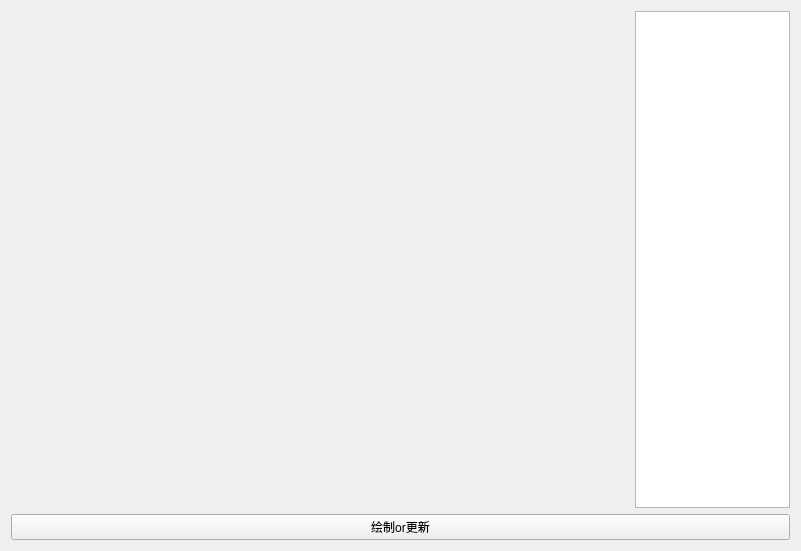
<?xml version="1.0" encoding="UTF-8"?>
<ui version="4.0">
 <class>huitu_lj</class>
 <widget class="QWidget" name="huitu_lj">
  <property name="geometry">
   <rect>
    <x>0</x>
    <y>0</y>
    <width>801</width>
    <height>551</height>
   </rect>
  </property>
  <property name="windowTitle">
   <string>Form</string>
  </property>
  <layout class="QGridLayout" name="gridLayout" columnstretch="4,1">
   <item row="0" column="0">
    <widget class="QWidget" name="huitu_pingji" native="true"/>
   </item>
   <item row="0" column="1">
    <widget class="QListWidget" name="huitu_lj_list">
     <property name="wordWrap">
      <bool>false</bool>
     </property>
     <property name="selectionRectVisible">
      <bool>false</bool>
     </property>
     <property name="sortingEnabled">
      <bool>false</bool>
     </property>
    </widget>
   </item>
   <item row="1" column="0" colspan="2">
    <widget class="QPushButton" name="huitu_lj_button">
     <property name="text">
      <string>绘制or更新</string>
     </property>
    </widget>
   </item>
  </layout>
 </widget>
 <resources/>
 <connections/>
</ui>
